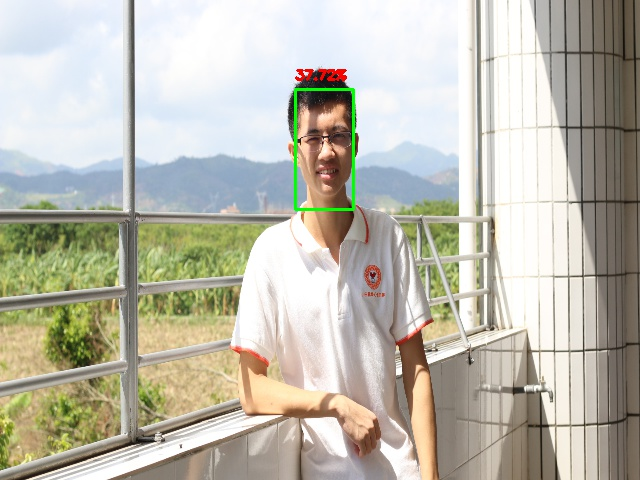
#> input picture practice1_face_detection/res_test1.jpg, 640 x 480 px, given in place of the camera
$ python skin_detector.py
#> lines starting #> are read from the running program, lines starting #| are printed output that depends on the picture; after the words box and inside, x2 and y2 are one past the last pixel; in counts of white or black regions, pixels touching at a corner belong together
'''
皮肤检测：利用皮肤颜色的HSV范围，去掉其他的区域，实现皮肤检测
'''
import numpy as np
import argparse
import cv2

# 定义皮肤的范围，具体自己调整
lower = np.array([0, 50, 100], dtype = "uint8")
upper = np.array([25, 255, 255], dtype = "uint8")

camera = cv2.VideoCapture(0) # 开启摄像头


while True:

	(grabbed, frame) = camera.read() #grabbed为布尔类型，true表示获取到帧数
#> frame is the input picture: shape (480, 640, 3); mean B, G, R 173.3, 186.3, 188.8

	frame = cv2.resize(frame, (400,400))
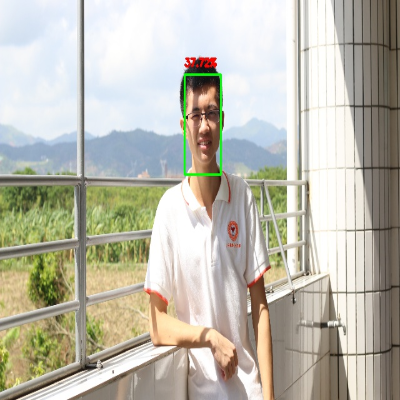
#> frame: shape (400, 400, 3); mean B, G, R 173.2, 186.2, 188.7
	# 将BGR格式转为HSV颜色空间
	# HSV在用于指定颜色分割时，有比较大的作用
	hsvImage = cv2.cvtColor(frame, cv2.COLOR_BGR2HSV)
#> hsvImage: shape (400, 400, 3); mean H, S, V 47, 42, 195.8

	# 创建掩码，q低于lower或高于upper的，设置为0，在范围内设置为255
	# 这样便可以得到皮肤的像素范围
	skinMask = cv2.inRange(hsvImage, lower, upper)
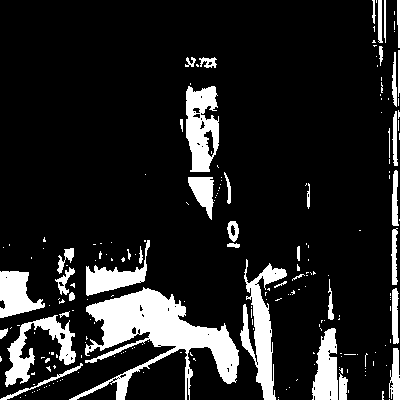
#> skinMask: shape (400, 400); 14% white; 207 white regions (166 under 20 px), largest, box (x1, y1, x2, y2) and area: (69, 287, 239, 400) 6977, (240, 259, 287, 400) 2474, (186, 86, 219, 172) 2026

	# 将掩码和原图进行“与”运算，这样原图便只保留皮肤区域
	skin = cv2.bitwise_and(frame, frame, mask = skinMask)
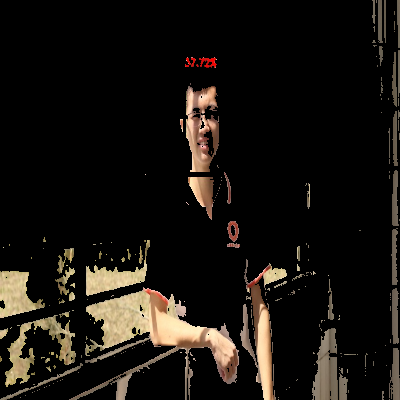
#> skin: shape (400, 400, 3); mean B, G, R 16.2, 20.7, 24.6

	# np.hstack是将原图和检测的图捆绑显示（将矩阵横向并行）
	cv2.imshow("images", np.hstack([frame,hsvImage, skin]))
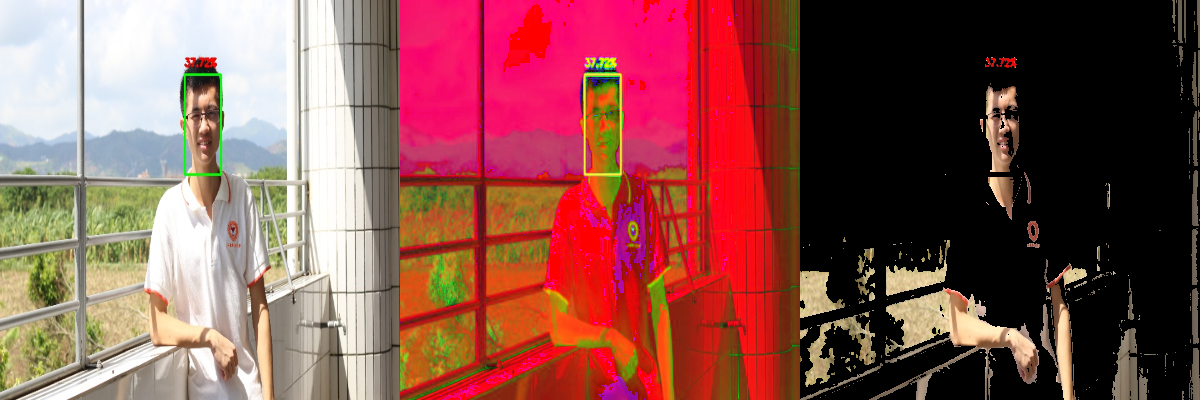
#> window 'images': shape (400, 1200, 3); mean B, G, R 78.8, 83, 136.3

	if cv2.waitKey(1) & 0xFF == ord("q"):
#> (key q is pressed here)
		break

# 释放资源
camera.release()
cv2.destroyAllWindows()

$ run again, on practice1_face_detection/res_test2.jpg
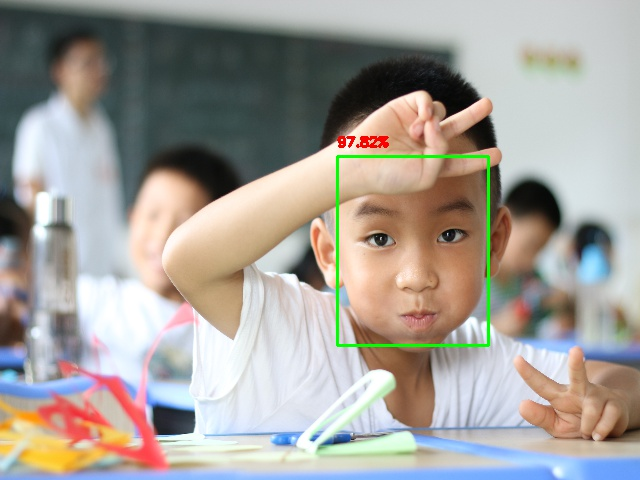
#> input picture practice1_face_detection/res_test2.jpg, 640 x 480 px, given in place of the camera
#> frame is the input picture: shape (480, 640, 3); mean B, G, R 153.9, 159.9, 164.4
#> frame: shape (400, 400, 3)
#> hsvImage: shape (400, 400, 3); mean H, S, V 65.6, 52.5, 177.8
#> `skinMask = cv2.inRange(hsvImage, lower, upper)`:
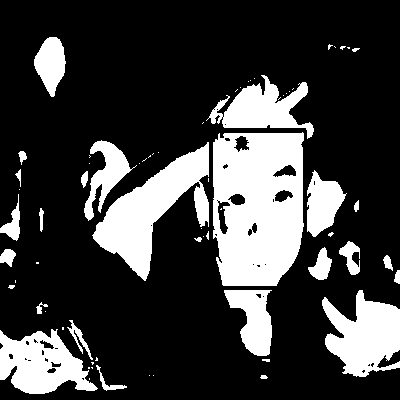
#> skinMask: shape (400, 400); 24% white; 68 white regions (40 under 20 px), largest, box (x1, y1, x2, y2) and area: (213, 132, 304, 286) 11990, (92, 142, 209, 281) 6252, (322, 290, 400, 377) 4294
#> `cv2.imshow("images", np.hstack([frame,hsvImage, skin]))`:
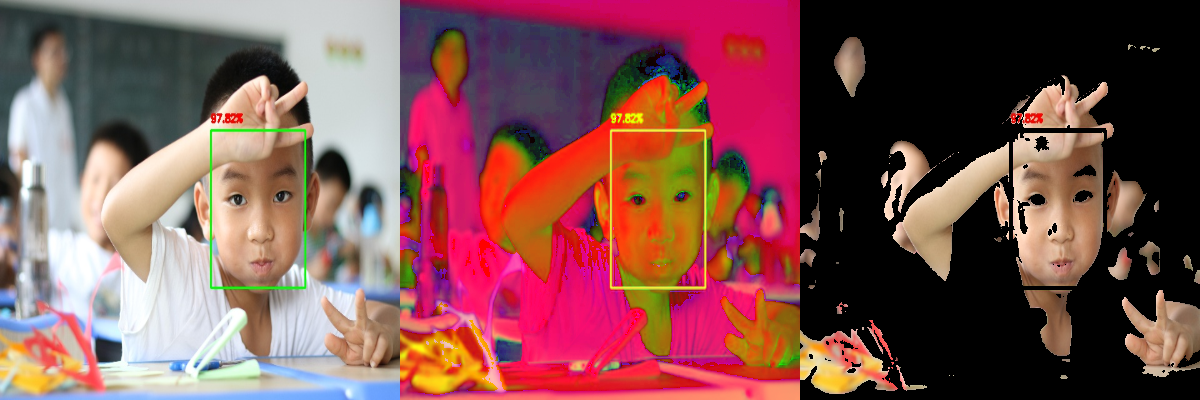
#> window 'images': shape (400, 1200, 3); mean B, G, R 82.3, 82.4, 129.1

$ run again, on practice1_face_detection/res_test4.jpg
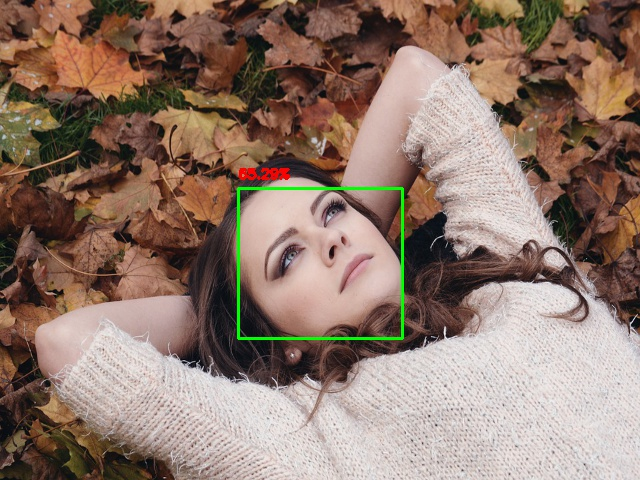
#> input picture practice1_face_detection/res_test4.jpg, 640 x 480 px, given in place of the camera
#> frame is the input picture: shape (480, 640, 3); mean B, G, R 107.4, 120, 142.9
#> frame: shape (400, 400, 3)
#> hsvImage: shape (400, 400, 3); mean H, S, V 23.9, 81.3, 144.5
#> `skinMask = cv2.inRange(hsvImage, lower, upper)`:
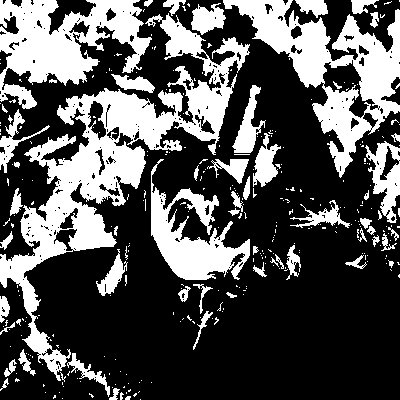
#> skinMask: shape (400, 400); 32.9% white; 322 white regions (264 under 20 px), largest, box (x1, y1, x2, y2) and area: (0, 13, 250, 381) 18508, (223, 0, 400, 178) 9986, (0, 0, 152, 109) 8285
#> `cv2.imshow("images", np.hstack([frame,hsvImage, skin]))`:
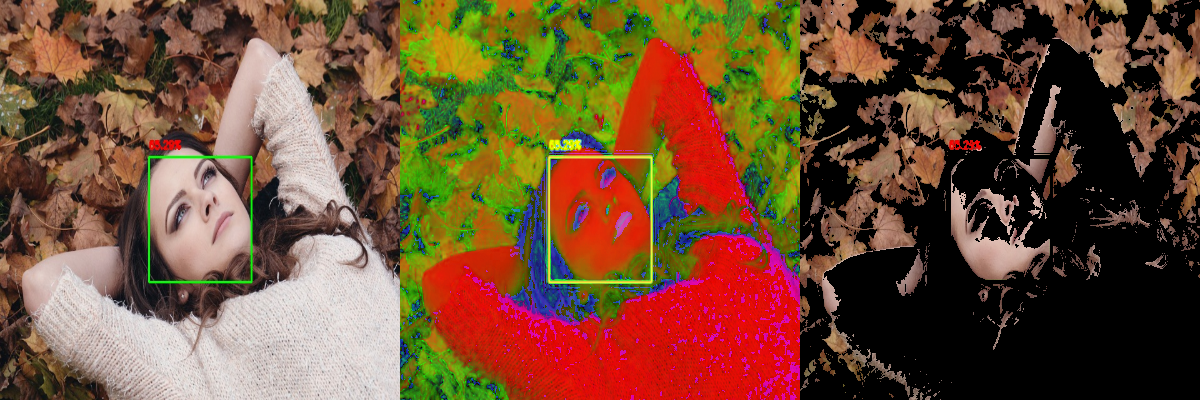
#> window 'images': shape (400, 1200, 3); mean B, G, R 52.8, 78.7, 112.3
